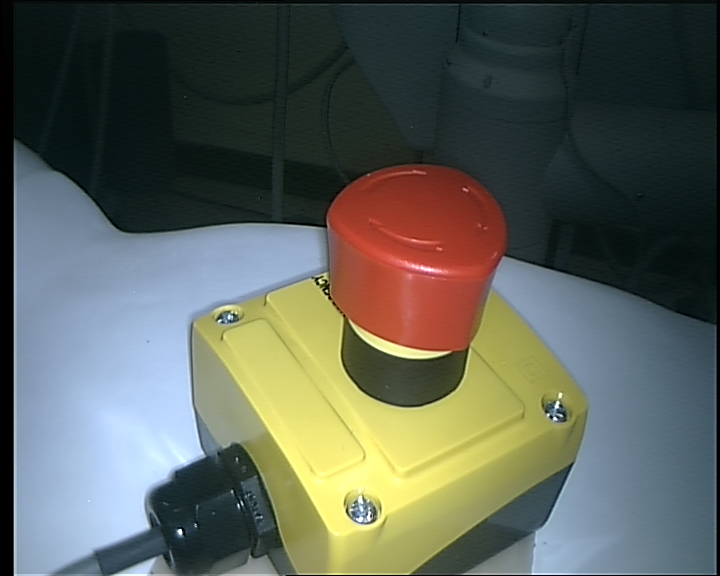
%> input picture matlab/disparity_map/objects/estop_left.png, 720 x 576 px
$ octave findTransformationMatrix.m   (GNU Octave 9; MATLAB toolbox functions it lacks are replaced by stand-ins)
%> lines starting %> are read from the running program, lines starting %| are printed output that depends on the picture
%% Initialization

clc
clear all
addpath('Da Vinci Captures')

I1 = imread('estop_left.png');
%> I1 is the input picture: size 576x720x3 uint8; mean R, G, B 92.3, 98, 88.7
I2 = imread('estop_right.png');
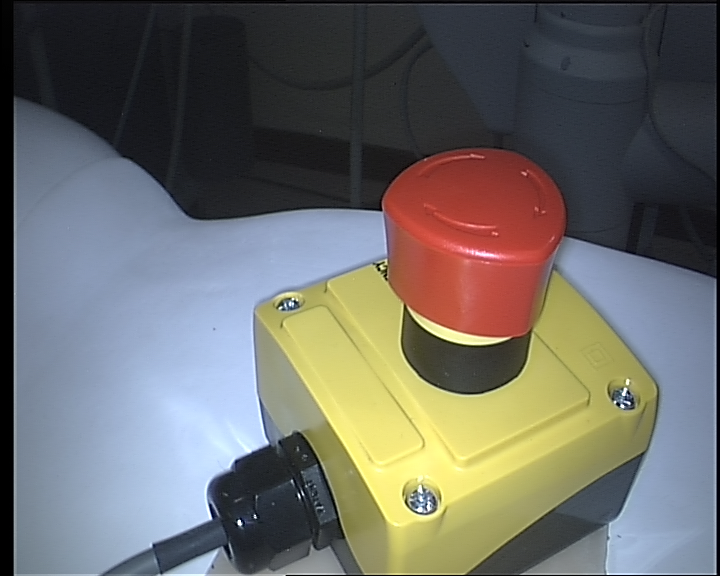
%> input picture matlab/disparity_map/objects/estop_right.png, 720 x 576 px
%> I2 is the input picture: size 576x720x3 uint8; mean R, G, B 108.5, 107.9, 103.5

% Convert to grayscale.
I1gray = rgb2gray(I1);
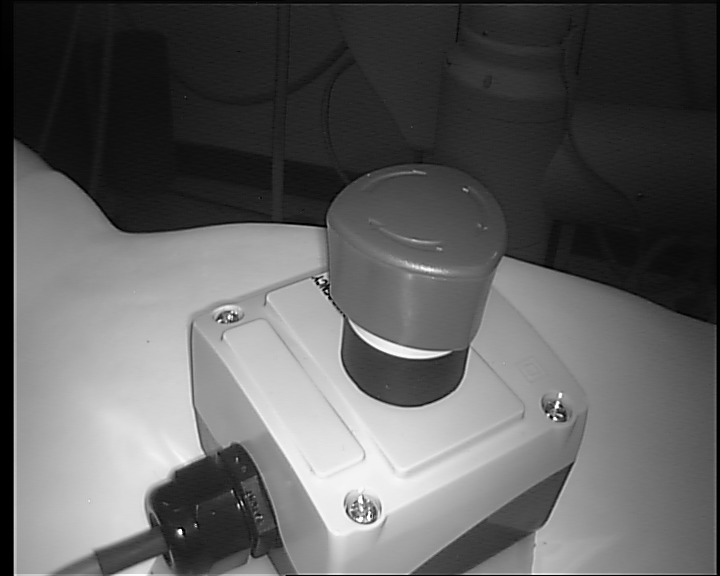
%> I1gray: size 576x720 uint8; min 0, max 255, mean 95.3
I2gray = rgb2gray(I2);
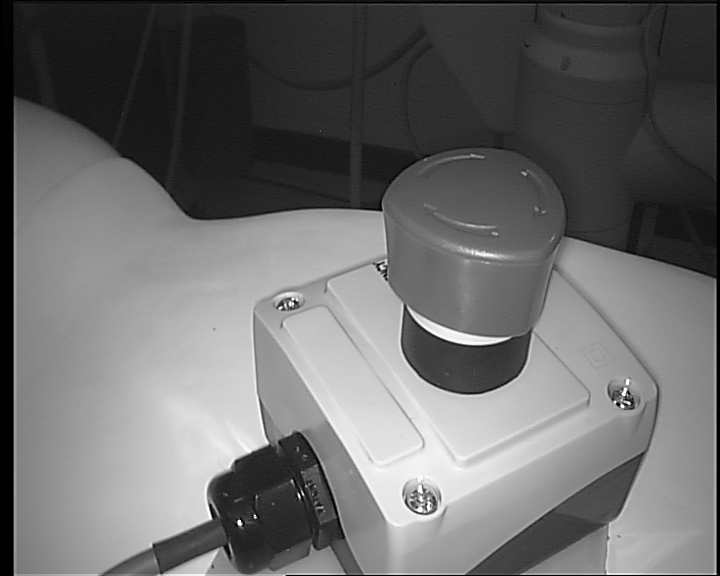
%> I2gray: size 576x720 uint8; min 0, max 255, mean 107.6

% [9 lines of commented-out code are left out]
%> (the run ends here)
